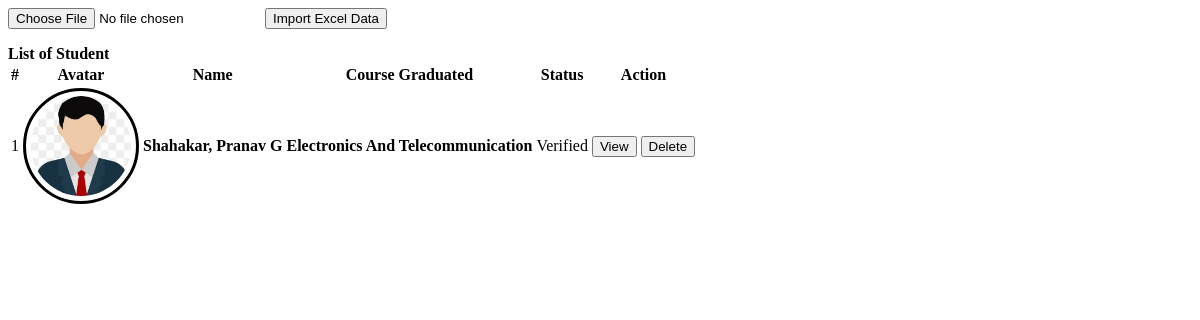
The page /admin/student.php on the database its author committed.
### tables this page shows
CREATE TABLE `student_bio` (
  `id` int(30) NOT NULL,
  `firstname` varchar(200) NOT NULL,
  `middlename` varchar(200) NOT NULL,
  `lastname` varchar(200) NOT NULL,
  `gender` varchar(10) NOT NULL,
  `year` int(4) NOT NULL,
  `course_id` int(30) NOT NULL,
  `email` varchar(250) NOT NULL,
  `connected_to` text NOT NULL,
  `avatar` text NOT NULL,
  `status` tinyint(1) NOT NULL DEFAULT 0 COMMENT '0= Unverified, 1= Verified',
  `date_created` date NOT NULL DEFAULT current_timestamp()
);

CREATE TABLE `courses` (
  `id` int(30) NOT NULL,
  `course` text NOT NULL,
  `about` text NOT NULL
);

### admin/student.php (the view, shortened to what this page needs)
<?php include('db_connect.php');?>
<div class="container-fluid">
	<div class="col-lg-12">
		<div class="row">
			<form action="import_student.php" method="post" enctype="multipart/form-data">
                <div class="col-md-12 mb-3">
                    <input type="file" name="excel_file" accept=".xls,.xlsx" required>
                    <button type="submit" name="import" class="btn btn-primary">Import Excel Data</button>
                </div>
            </form>
			<div class="col-md-12">
				<div class="card">
					<div class="card-header">
						<b>List of Student</b>
					</div>
					<div class="card-body">
						<table class="table table-condensed table-bordered table-hover">
							<thead>
								<tr>
									<th class="text-center">#</th>
									<th class="">Avatar</th>
									<th class="">Name</th>
									<th class="">Course Graduated</th>
									<th class="">Status</th>
									<th class="text-center">Action</th>
								</tr>
							</thead>
							<tbody>
								<?php
								$i = 1;
								$student = $conn->query("SELECT a.*,c.course,Concat(a.lastname,', ',a.firstname,' ',a.middlename) as name from student_bio a inner join courses c on c.id = a.course_id order by Concat(a.lastname,', ',a.firstname,' ',a.middlename) asc");
								while($row=$student->fetch_assoc()):
								?>
								<tr>
									<td class="text-center"><?php echo $i++ ?></td>
									<td class="text-center">
										<div class="avatar">
										 <img src="assets/uploads/<?php echo $row['avatar'] ?>" class="" alt="">
										</div>
									</td>
									<td class="">
										 <p> <b><?php echo ucwords($row['name']) ?></b></p>
									</td>
									<td class="">
										 <p> <b><?php echo $row['course'] ?></b></p>
									</td>
									<td class="text-center">
										<?php if($row['status'] == 1): ?>
											<span class="badge badge-primary">Verified</span>
										<?php else: ?>
											<span class="badge badge-secondary">Not Verified</span>
										<?php endif; ?>
									</td>
									<td class="text-center">
										<button class="btn btn-sm btn-outline-primary view_student" type="button" data-id="<?php echo $row['id'] ?>" >View</button>
										<button class="btn btn-sm btn-outline-danger delete_student" type="button" data-id="<?php echo $row['id'] ?>">Delete</button>
									</td>
								</tr>
								<?php endwhile; ?>
							</tbody>
						</table>
					</div>
				</div>
			</div>
		</div>
	</div>
</div>

### admin/student.php (style rules this page uses)
td { vertical-align: middle !important; }
td p { margin: unset }
img { max-width:100px; max-height: :150px; }
.avatar { display: flex; border-radius: 100%; width: 100px; height: 100px; align-items: center; justify-content: center; border: 3px solid; padding: 5px; }
.avatar img { max-width: calc(100%); max-height: calc(100%); border-radius: 100%; }

### rows shown on the page
student_bio: avatar (picture), name "Shahakar, Pranav G", course.course "Electronics And Telecommunication", status "Verified"
